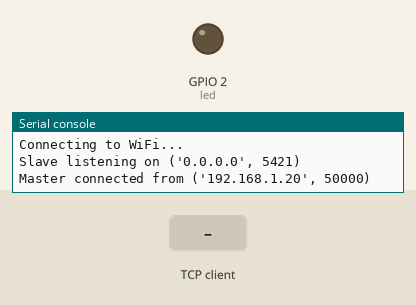
Bench run of a program on a simulated ESP32 board running MicroPython. Parts: output pins drawn as LEDs (lit = HIGH), the last lines printed to the serial console. The test bench sets the inputs (shaded band). WiFi joins after 1.5 s; one TCP client connects 1 s after the port opens and stays connected.

Above: at 2.7 s.
2.8 s: the TCP client sends "ON\n"
At 3.4 s:
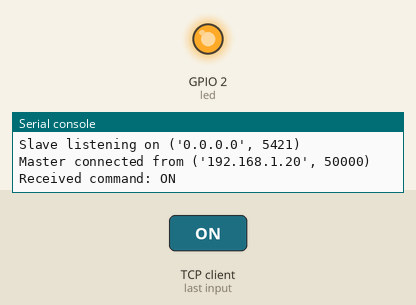
4.3 s: the TCP client sends "OFF\n"
At 4.6 s:
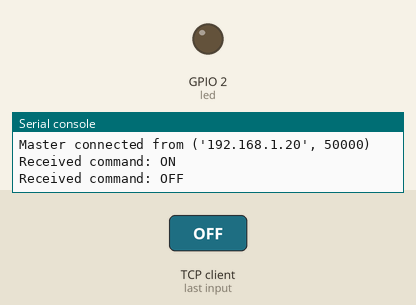
Timing chart, 0 to 7.3 s (numbered marks = the images above; inputs shaded):
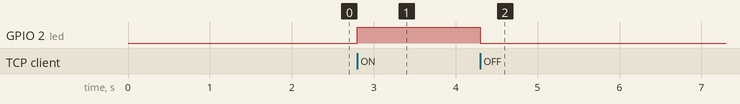

The program:

tcp.py
```python
import network
import socket
import time
from machine import Pin

HOST = '192.168.0.123'
PORT = 5421
led = Pin(2, Pin.OUT)
button = Pin(0, Pin.IN, Pin.PULL_UP)

def connect_wifi(ssid="TP-Link_0D14", password="24827089"):
    sta = network.WLAN(network.STA_IF); sta.active(True)
    if not sta.isconnected():
        print("Connecting to WiFi...")
        sta.connect(ssid, password)
        t_start = time.ticks_ms()
        while time.ticks_diff(time.ticks_ms(), t_start) < 1e5:
            if sta.isconnected(): break
            time.sleep_ms(500)
        else: raise Exception("WiFi connect failed")
    return sta.ifconfig()[0]

def run_slave():
    addr = socket.getaddrinfo('0.0.0.0', PORT)[0][-1]
    s = socket.socket(); s.bind(addr); s.listen(1)
    print('Slave listening on', addr)
    while True:
        cl, addr = s.accept()
        print('Master connected from', addr)
        try:
            while True:
                data = cl.recv(1024)
                if not data: break
                cmd = data.decode().strip()
                print('Received command:', cmd)
                if cmd == "ON":
                    led.value(1); cl.send(b"OK: LED ON")
                elif cmd == "OFF":
                    led.value(0); cl.send(b"OK: LED OFF")
                else: cl.send(b"ERROR: Unknown command")
        except Exception as e: print("Error:", e)
        finally: cl.close()

sta = network.WLAN(network.STA_IF)
if not sta.isconnected(): connect_wifi("TP-Link_0D14", "24827089")
net = sta.ifconfig()[0]
run_slave()
```

Measured:
- after the input at 2.8 s, GPIO 2 (led): LOW → HIGH at once
- after the input at 4.3 s, GPIO 2 (led): HIGH → LOW at once
